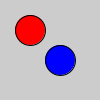
Frame 1 (no input)
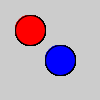
Frame 60 (the mouse pressed at the canvas centre just before this capture)
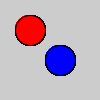
Frame 120 (the mouse held since frame 60 and released just before this capture)

The Processing sketch that drew these frames (run headless with seeded random() and noise(); from frame 60 on, the mouse is pressed at the canvas centre):

// Processing sketch: processing_117638
// ── processing_117638.pde

void setup(){
}

void draw() {
    dibujarCirculoRojo(30,30);
    dibujarCirculoAzul(60,60);
}

void dibujarCirculoRojo(int posicionX, int posicionY){
    fill(255,0,0);
    ellipse(posicionX, posicionY, 30, 30);
}

void dibujarCirculoAzul(int posicionX, int posicionY){
    fill(0,0,255);
    ellipse(posicionX, posicionY, 30, 30);
}
